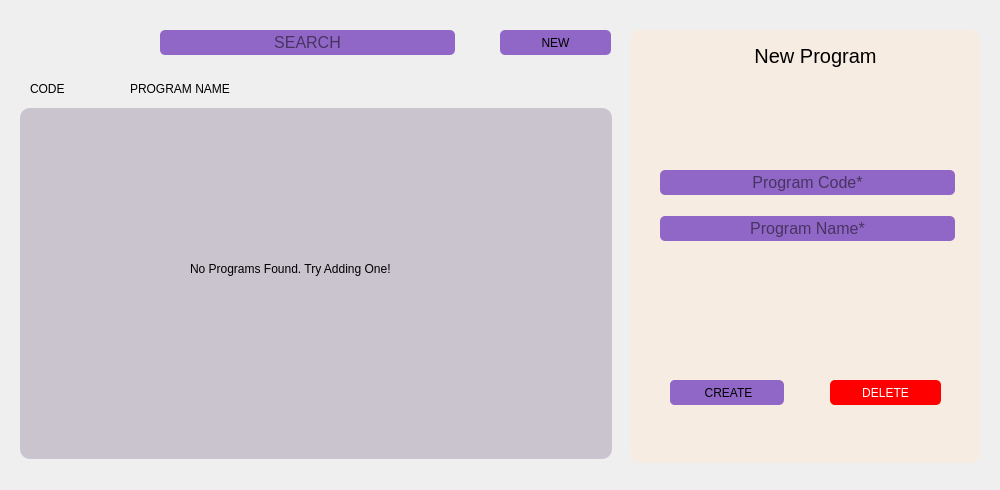
<?xml version="1.0" encoding="UTF-8"?>
<ui version="4.0">
 <class>Frame</class>
 <widget class="QFrame" name="Frame">
  <property name="geometry">
   <rect>
    <x>0</x>
    <y>0</y>
    <width>1000</width>
    <height>490</height>
   </rect>
  </property>
  <property name="windowTitle">
   <string>Frame</string>
  </property>
  <widget class="QLineEdit" name="search_tab">
   <property name="geometry">
    <rect>
     <x>160</x>
     <y>30</y>
     <width>295</width>
     <height>25</height>
    </rect>
   </property>
   <property name="font">
    <font>
     <pointsize>12</pointsize>
    </font>
   </property>
   <property name="styleSheet">
    <string notr="true">
	border: none;
	border-radius: 5px;
	background-color: #9067C6;
</string>
   </property>
   <property name="alignment">
    <set>Qt::AlignCenter</set>
   </property>
   <property name="placeholderText">
    <string>SEARCH</string>
   </property>
  </widget>
  <widget class="QFrame" name="frame_3">
   <property name="geometry">
    <rect>
     <x>630</x>
     <y>30</y>
     <width>350</width>
     <height>433</height>
    </rect>
   </property>
   <property name="styleSheet">
    <string notr="true">background-color: #F7ECE1;
border: none;
border-radius: 10px;</string>
   </property>
   <property name="frameShape">
    <enum>QFrame::StyledPanel</enum>
   </property>
   <property name="frameShadow">
    <enum>QFrame::Raised</enum>
   </property>
   <widget class="QLabel" name="program_title">
    <property name="geometry">
     <rect>
      <x>70</x>
      <y>10</y>
      <width>231</width>
      <height>31</height>
     </rect>
    </property>
    <property name="font">
     <font>
      <pointsize>15</pointsize>
     </font>
    </property>
    <property name="text">
     <string>New Program</string>
    </property>
    <property name="alignment">
     <set>Qt::AlignCenter</set>
    </property>
   </widget>
   <widget class="QLineEdit" name="program_code">
    <property name="geometry">
     <rect>
      <x>30</x>
      <y>140</y>
      <width>295</width>
      <height>25</height>
     </rect>
    </property>
    <property name="font">
     <font>
      <pointsize>12</pointsize>
     </font>
    </property>
    <property name="styleSheet">
     <string notr="true">
	border: none;
	border-radius: 5px;
	background-color: #9067C6;
</string>
    </property>
    <property name="text">
     <string/>
    </property>
    <property name="alignment">
     <set>Qt::AlignCenter</set>
    </property>
    <property name="placeholderText">
     <string>Program Code*</string>
    </property>
   </widget>
   <widget class="QLineEdit" name="program_name">
    <property name="geometry">
     <rect>
      <x>30</x>
      <y>186</y>
      <width>295</width>
      <height>25</height>
     </rect>
    </property>
    <property name="font">
     <font>
      <pointsize>12</pointsize>
     </font>
    </property>
    <property name="styleSheet">
     <string notr="true">
	border: none;
	border-radius: 5px;
	background-color: #9067C6;
</string>
    </property>
    <property name="text">
     <string/>
    </property>
    <property name="alignment">
     <set>Qt::AlignCenter</set>
    </property>
    <property name="placeholderText">
     <string>Program Name*</string>
    </property>
   </widget>
   <widget class="QPushButton" name="create_button">
    <property name="geometry">
     <rect>
      <x>43</x>
      <y>350</y>
      <width>111</width>
      <height>25</height>
     </rect>
    </property>
    <property name="styleSheet">
     <string notr="true">QPushButton {
	border: none;
	border-radius: 5px;
	background-color: #9067C6;
}

QPushButton::hover {
	background-color: #431480;
	color: white;
}</string>
    </property>
    <property name="text">
     <string>CREATE</string>
    </property>
   </widget>
   <widget class="QPushButton" name="cancel_button">
    <property name="geometry">
     <rect>
      <x>200</x>
      <y>350</y>
      <width>111</width>
      <height>25</height>
     </rect>
    </property>
    <property name="styleSheet">
     <string notr="true">QPushButton {
	border: none;
	border-radius: 5px;
	background-color: #F4D35E;
}

QPushButton::hover {
	background-color: #C1A74C;
	color: white;
}</string>
    </property>
    <property name="text">
     <string>CANCEL</string>
    </property>
   </widget>
   <widget class="QPushButton" name="save_button">
    <property name="geometry">
     <rect>
      <x>40</x>
      <y>350</y>
      <width>111</width>
      <height>25</height>
     </rect>
    </property>
    <property name="styleSheet">
     <string notr="true">QPushButton {
	border: none;
	border-radius: 5px;
	background-color: #9067C6;
}

QPushButton::hover {
	background-color: #431480;
	color: white;
}</string>
    </property>
    <property name="text">
     <string>SAVE</string>
    </property>
   </widget>
   <widget class="QPushButton" name="edit_button">
    <property name="geometry">
     <rect>
      <x>40</x>
      <y>350</y>
      <width>111</width>
      <height>25</height>
     </rect>
    </property>
    <property name="styleSheet">
     <string notr="true">QPushButton {
	border: none;
	border-radius: 5px;
	background-color: #9067C6;
}

QPushButton::hover {
	background-color: #431480;
	color: white;
}</string>
    </property>
    <property name="text">
     <string>EDIT</string>
    </property>
   </widget>
   <widget class="QPushButton" name="delete_button">
    <property name="geometry">
     <rect>
      <x>200</x>
      <y>350</y>
      <width>111</width>
      <height>25</height>
     </rect>
    </property>
    <property name="styleSheet">
     <string notr="true">QPushButton {
	border: none;
	border-radius: 5px;
	background-color: red;
	color: white;
}

QPushButton::hover {
	background-color: #C1A74C;
	color: white;
}</string>
    </property>
    <property name="text">
     <string>DELETE</string>
    </property>
   </widget>
   <zorder>save_button</zorder>
   <zorder>edit_button</zorder>
   <zorder>create_button</zorder>
   <zorder>program_title</zorder>
   <zorder>program_code</zorder>
   <zorder>program_name</zorder>
   <zorder>cancel_button</zorder>
   <zorder>delete_button</zorder>
  </widget>
  <widget class="QTableWidget" name="program_table">
   <property name="geometry">
    <rect>
     <x>20</x>
     <y>108</y>
     <width>592</width>
     <height>351</height>
    </rect>
   </property>
   <property name="sizePolicy">
    <sizepolicy hsizetype="Fixed" vsizetype="Fixed">
     <horstretch>0</horstretch>
     <verstretch>0</verstretch>
    </sizepolicy>
   </property>
   <property name="styleSheet">
    <string notr="true">border: none;
border-radius: 10px;
background-color: #CAC4CE;</string>
   </property>
   <property name="frameShadow">
    <enum>QFrame::Plain</enum>
   </property>
   <property name="lineWidth">
    <number>0</number>
   </property>
   <property name="verticalScrollBarPolicy">
    <enum>Qt::ScrollBarAlwaysOff</enum>
   </property>
   <property name="horizontalScrollBarPolicy">
    <enum>Qt::ScrollBarAlwaysOff</enum>
   </property>
   <property name="sizeAdjustPolicy">
    <enum>QAbstractScrollArea::AdjustToContents</enum>
   </property>
   <property name="editTriggers">
    <set>QAbstractItemView::NoEditTriggers</set>
   </property>
   <property name="dragDropOverwriteMode">
    <bool>false</bool>
   </property>
   <property name="selectionMode">
    <enum>QAbstractItemView::SingleSelection</enum>
   </property>
   <property name="selectionBehavior">
    <enum>QAbstractItemView::SelectRows</enum>
   </property>
   <property name="horizontalScrollMode">
    <enum>QAbstractItemView::ScrollPerItem</enum>
   </property>
   <property name="gridStyle">
    <enum>Qt::NoPen</enum>
   </property>
   <property name="wordWrap">
    <bool>true</bool>
   </property>
   <property name="cornerButtonEnabled">
    <bool>false</bool>
   </property>
   <property name="rowCount">
    <number>0</number>
   </property>
   <property name="columnCount">
    <number>2</number>
   </property>
   <attribute name="horizontalHeaderVisible">
    <bool>false</bool>
   </attribute>
   <attribute name="horizontalHeaderCascadingSectionResizes">
    <bool>true</bool>
   </attribute>
   <attribute name="horizontalHeaderMinimumSectionSize">
    <number>44</number>
   </attribute>
   <attribute name="horizontalHeaderDefaultSectionSize">
    <number>295</number>
   </attribute>
   <attribute name="verticalHeaderVisible">
    <bool>false</bool>
   </attribute>
   <column>
    <property name="text">
     <string>PROGRAM CODE</string>
    </property>
   </column>
   <column>
    <property name="text">
     <string>PROGRAM NAME</string>
    </property>
   </column>
  </widget>
  <widget class="QLabel" name="no_programs">
   <property name="geometry">
    <rect>
     <x>190</x>
     <y>260</y>
     <width>241</width>
     <height>17</height>
    </rect>
   </property>
   <property name="text">
    <string>No Programs Found. Try Adding One!</string>
   </property>
  </widget>
  <widget class="QPushButton" name="new_button">
   <property name="geometry">
    <rect>
     <x>500</x>
     <y>30</y>
     <width>111</width>
     <height>25</height>
    </rect>
   </property>
   <property name="styleSheet">
    <string notr="true">QPushButton {
	border: none;
	border-radius: 5px;
	background-color: #9067C6;
}

QPushButton::hover {
	background-color: #431480;
	color: white;
}</string>
   </property>
   <property name="text">
    <string>NEW</string>
   </property>
  </widget>
  <widget class="QLabel" name="label">
   <property name="geometry">
    <rect>
     <x>30</x>
     <y>80</y>
     <width>51</width>
     <height>17</height>
    </rect>
   </property>
   <property name="text">
    <string>CODE</string>
   </property>
  </widget>
  <widget class="QLabel" name="label_2">
   <property name="geometry">
    <rect>
     <x>130</x>
     <y>80</y>
     <width>111</width>
     <height>17</height>
    </rect>
   </property>
   <property name="text">
    <string>PROGRAM NAME</string>
   </property>
  </widget>
 </widget>
 <resources/>
 <connections/>
</ui>
